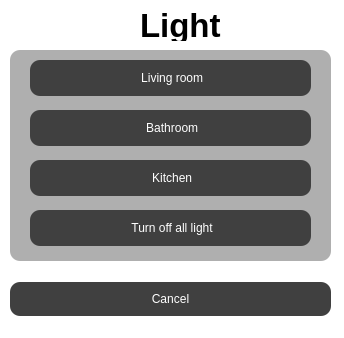
<?xml version="1.0" encoding="UTF-8"?>
<ui version="4.0">
 <class>Light</class>
 <widget class="QDialog" name="Light">
  <property name="geometry">
   <rect>
    <x>0</x>
    <y>0</y>
    <width>344</width>
    <height>338</height>
   </rect>
  </property>
  <property name="windowTitle">
   <string>Light</string>
  </property>
  <property name="styleSheet">
   <string notr="true">background-color: rgba(41, 49, 51, 0);</string>
  </property>
  <widget class="QWidget" name="widget" native="true">
   <property name="geometry">
    <rect>
     <x>0</x>
     <y>0</y>
     <width>351</width>
     <height>361</height>
    </rect>
   </property>
   <widget class="QLabel" name="label">
    <property name="geometry">
     <rect>
      <x>10</x>
      <y>50</y>
      <width>321</width>
      <height>211</height>
     </rect>
    </property>
    <property name="styleSheet">
     <string notr="true">background-color: rgba(0, 0, 0, 80);
border-radius: 10px;</string>
    </property>
    <property name="text">
     <string/>
    </property>
   </widget>
   <widget class="QPushButton" name="m_livingroom_btn">
    <property name="geometry">
     <rect>
      <x>30</x>
      <y>60</y>
      <width>281</width>
      <height>36</height>
     </rect>
    </property>
    <property name="styleSheet">
     <string notr="true">QPushButton {
    background-color: rgb(64,64,64);
    border-radius: 10px; /* закругление краев */
    padding: 10px; /* добавим немного отступа вокруг кнопки */
    color: white; /* белый цвет текста */
}

QPushButton:hover {
    background-color: rgb(128,128,128);
}

QPushButton:pressed {
    background-color: #DDDDDD; /* еще светлее серый цвет при нажатии */
}
</string>
    </property>
    <property name="text">
     <string> Living room</string>
    </property>
    <property name="icon">
     <iconset resource="../res.qrc">
      <normaloff>:/icons/living_room.png</normaloff>:/icons/living_room.png</iconset>
    </property>
   </widget>
   <widget class="QPushButton" name="m_bathroom_btn">
    <property name="geometry">
     <rect>
      <x>30</x>
      <y>110</y>
      <width>281</width>
      <height>36</height>
     </rect>
    </property>
    <property name="layoutDirection">
     <enum>Qt::LeftToRight</enum>
    </property>
    <property name="styleSheet">
     <string notr="true">QPushButton {
    background-color: rgb(64,64,64);
    border-radius: 10px; /* закругление краев */
    padding: 10px; /* добавим немного отступа вокруг кнопки */
    color: white; /* белый цвет текста */
}

QPushButton:hover {
    background-color: rgb(128,128,128);
}

QPushButton:pressed {
    background-color: #DDDDDD; /* еще светлее серый цвет при нажатии */
}
</string>
    </property>
    <property name="text">
     <string> Bathroom</string>
    </property>
    <property name="icon">
     <iconset resource="../res.qrc">
      <normaloff>:/icons/bathroom.png</normaloff>:/icons/bathroom.png</iconset>
    </property>
   </widget>
   <widget class="QPushButton" name="m_kitchen_btn">
    <property name="geometry">
     <rect>
      <x>30</x>
      <y>160</y>
      <width>281</width>
      <height>36</height>
     </rect>
    </property>
    <property name="styleSheet">
     <string notr="true">QPushButton {
    background-color: rgb(64,64,64);
    border-radius: 10px; /* закругление краев */
    padding: 10px; /* добавим немного отступа вокруг кнопки */
    color: white; /* белый цвет текста */
}

QPushButton:hover {
    background-color: rgb(128,128,128);
}

QPushButton:pressed {
    background-color: #DDDDDD; /* еще светлее серый цвет при нажатии */
}
</string>
    </property>
    <property name="text">
     <string> Kitchen</string>
    </property>
    <property name="icon">
     <iconset resource="../res.qrc">
      <normaloff>:/icons/kitchen.png</normaloff>:/icons/kitchen.png</iconset>
    </property>
   </widget>
   <widget class="QPushButton" name="m_turnoff_btn">
    <property name="geometry">
     <rect>
      <x>30</x>
      <y>210</y>
      <width>281</width>
      <height>36</height>
     </rect>
    </property>
    <property name="styleSheet">
     <string notr="true">QPushButton {
    background-color: rgb(64,64,64);
    border-radius: 10px; /* закругление краев */
    padding: 10px; /* добавим немного отступа вокруг кнопки */
    color: white; /* белый цвет текста */
}

QPushButton:hover {
    background-color: rgb(128,128,128);
}

QPushButton:pressed {
    background-color: #DDDDDD; /* еще светлее серый цвет при нажатии */
}
</string>
    </property>
    <property name="text">
     <string> Turn off all light</string>
    </property>
    <property name="icon">
     <iconset resource="../res.qrc">
      <normaloff>:/icons/turnoff.png</normaloff>:/icons/turnoff.png</iconset>
    </property>
   </widget>
   <widget class="QLabel" name="label_2">
    <property name="geometry">
     <rect>
      <x>140</x>
      <y>10</y>
      <width>91</width>
      <height>31</height>
     </rect>
    </property>
    <property name="font">
     <font>
      <pointsize>25</pointsize>
      <bold>true</bold>
     </font>
    </property>
    <property name="text">
     <string>Light</string>
    </property>
   </widget>
  </widget>
  <widget class="QWidget" name="layoutWidget">
   <property name="geometry">
    <rect>
     <x>10</x>
     <y>280</y>
     <width>321</width>
     <height>38</height>
    </rect>
   </property>
   <layout class="QHBoxLayout" name="horizontalLayout">
    <item>
     <widget class="QPushButton" name="m_cancel_btn">
      <property name="styleSheet">
       <string notr="true">QPushButton {
    background-color: rgb(64,64,64);
    border-radius: 10px; /* закругление краев */
    padding: 10px; /* добавим немного отступа вокруг кнопки */
    color: white; /* белый цвет текста */
}

QPushButton:hover {
    background-color: rgb(128,128,128);
}

QPushButton:pressed {
    background-color: #DDDDDD; /* еще светлее серый цвет при нажатии */
}
</string>
      </property>
      <property name="text">
       <string>Cancel</string>
      </property>
      <property name="icon">
       <iconset resource="../res.qrc">
        <normaloff>:/icons/close.png</normaloff>:/icons/close.png</iconset>
      </property>
     </widget>
    </item>
   </layout>
  </widget>
 </widget>
 <resources>
  <include location="../res.qrc"/>
 </resources>
 <connections/>
</ui>
